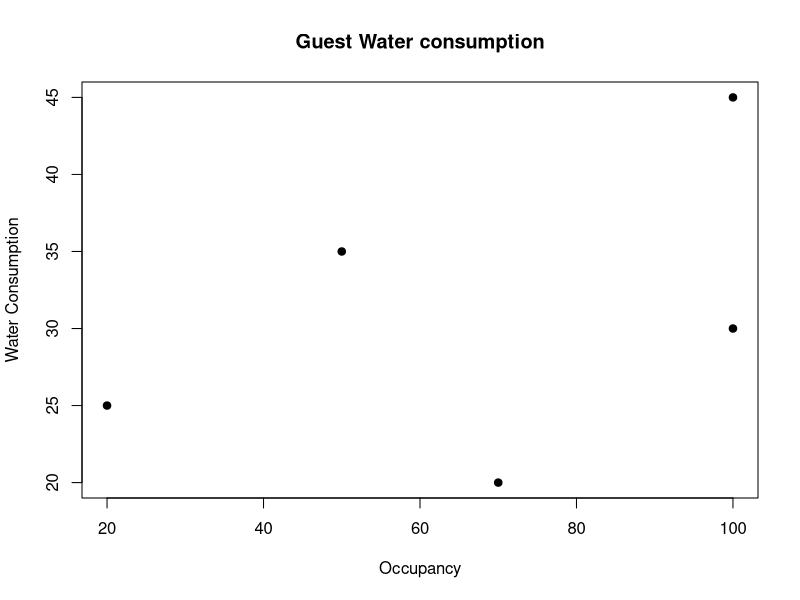
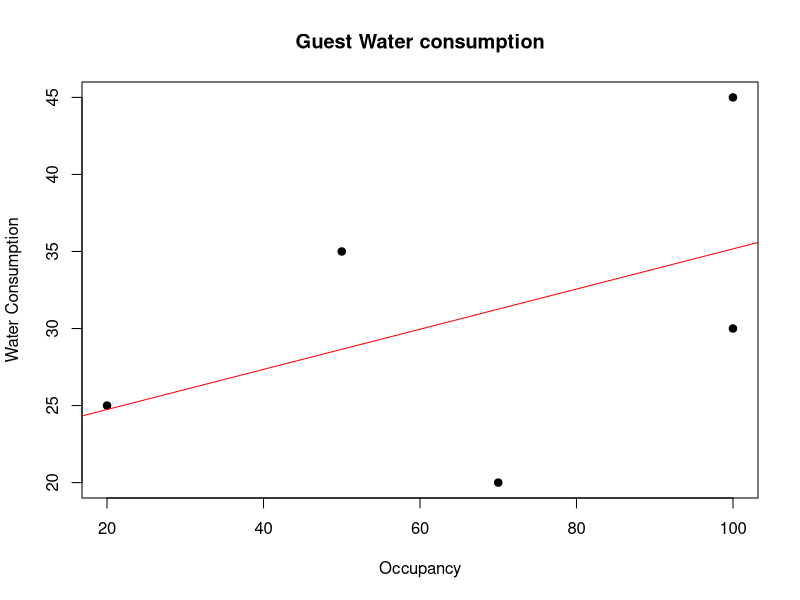

Here is the R script that generated these plots, in order:
#######################################################################################################
#   Statistical Computing Exercise-06                                                                 #
#   Date: 20th Jan 2023                                                                               #
#######################################################################################################


# Preparations
rm(list = ls(all.names = TRUE))

occupancy <- c(20, 50, 70, 100, 100)
consumption <- c(25, 35, 20, 30, 45)

plot(occupancy, consumption, main = "Guest Water consumption", 
     xlab = "Occupancy", ylab = "Water Consumption", pch = 19)


# c) Calculate the following statistics and save the results as a comment in your R code.

# mean of x and y
(x_mean <- mean(occupancy))
(y_mean <- mean(consumption))

# sum of square of x(i) - mean(x)
sum((occupancy - x_mean)^2)
sum((consumption - y_mean)^2)

sum((occupancy - x_mean) * (consumption - y_mean))

# variances 
(sx <- (1 / (length(occupancy) - 1)) * (sum((occupancy - x_mean)^2)))
(sy <- (1 / (length(occupancy) - 1)) * (sum((consumption - y_mean)^2)))

# Covariance of x and y
(sxy <- (1 / (length(occupancy) - 1)) * sum((occupancy - x_mean) * (consumption - y_mean)))

# Slope b1 hat:
(b1 <- sxy / sx)

# intercept coefficient
(b0 <- y_mean - (x_mean * b1))

# d) Write down the regression function.
# f(x) = b0 + (b1 . x)

# e) Add the regression line to the scatter plot using the function abline
# a, b the intercept and slope, single values.

plot(occupancy, consumption, main = "Guest Water consumption", 
     xlab = "Occupancy", ylab = "Water Consumption", pch = 19)
abline(b0, b1, col="red")

?abline()

# f) What is the water consumption according to the regression model when the hotel has
#    an occupancy of 75 guest-nights? This is called the predicted value.

(p75 <- b0 + (b1 * 75))

# g) Calculate the 5 residuals r(i) and their sum

errors <- function(x, y) {
  yp <- b0 + (b1 * x)
  e <- y - yp
}


(e1 <- errors(occupancy[1], consumption[1]))
(e2 <- errors(occupancy[2], consumption[2]))
(e3 <- errors(occupancy[3], consumption[3]))
(e4 <- errors(occupancy[4], consumption[4]))
(e5 <- errors(occupancy[5], consumption[5]))

sum(c(e1, e2, e3, e4, e5))


# h) What proportion of the variance of the observed water consumption can be explained by the occupancy?
#    Calculate the Pearson correlation coefficient for water consumption and occupancy.

# r2 = (b1 x var(x)) / (var(y))
(r2 <- ((b1^2) * sx) / sy)
(r_score <- sqrt(r2))


# Regression using lm
lm01 <- lm(consumption ~ occupancy)

lm01
# intercept = 22.1368
# occupancy = 0.1303

coef(lm01)
# print the coefficent of the model

summary(lm01)
# summary of the model

fitted(lm01)
# Fitted value from the regression line

resid(lm01)
# all the residual errors

test_df <- data.frame(occupancy=75)
  
predict(lm01, newdata = test_df)

?predict.lm
